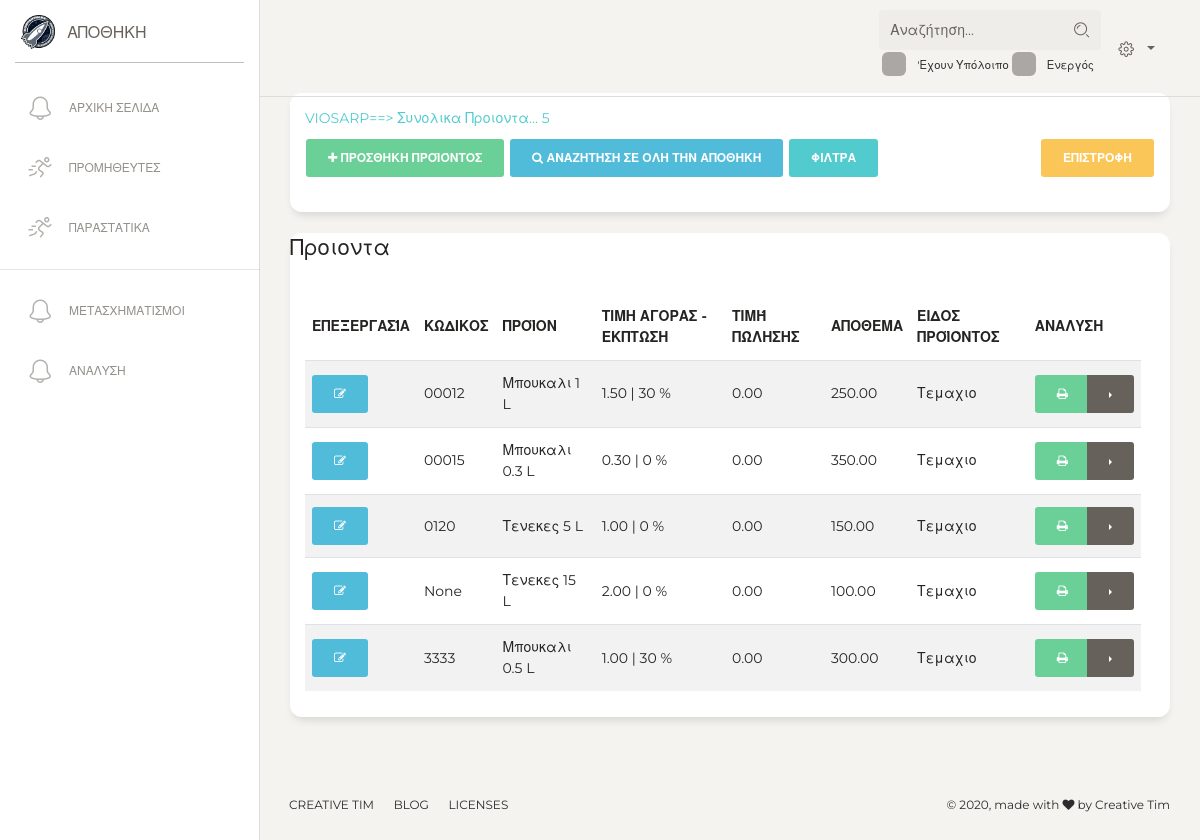
Page /warehouse/vendor-kartela/1/ (signed in) on the earlier database version.
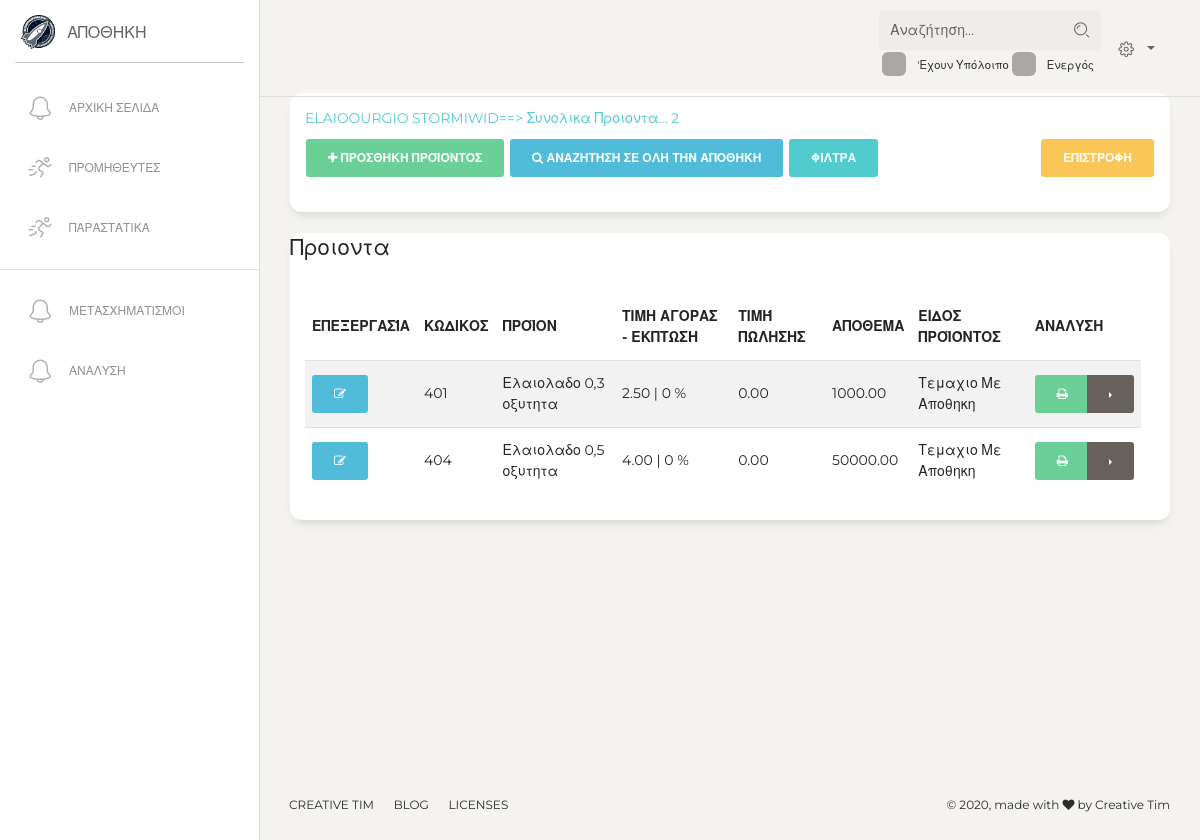
Same page on the later database version.
### warehouse/models.py (models this page shows, shortened)
class Vendor(models.Model):
    active = models.BooleanField(default=True, verbose_name='Ενεργό')
    title = models.CharField(max_length=200, unique=True, verbose_name='Εταιρία')
    owner = models.CharField(max_length=200, blank=True, verbose_name='Ιδιοκτήτης')
    afm = models.CharField(max_length=150, blank=True, verbose_name='ΑΦΜ')
    doy = models.CharField(max_length=150, blank=True, verbose_name='ΔΟΥ')
    phone = models.CharField(max_length=200, blank=True, verbose_name='Σταθερο Τηλεφωνο')
    cellphone = models.CharField(max_length=200, blank=True, verbose_name='Κινητό')
    email = models.EmailField(blank=True)
    site = models.URLField(blank=True, null=True)
    description = models.TextField(blank=True, null=True, verbose_name='Λεπτομεριες')
    address = models.CharField(max_length=240, blank=True, null=True, verbose_name='Διευθυνση')
    city = models.CharField(max_length=240, blank=True, null=True, verbose_name='Πολη')
    balance = models.DecimalField(decimal_places=2, max_digits=50, default=0.00, verbose_name='Υπόλοιπο')
    paid_value = models.DecimalField(decimal_places=2, max_digits=50, default=0.00)
    value = models.DecimalField(decimal_places=2, max_digits=50, default=0.00)
    taxes_modifier = models.CharField(max_length=1, choices=TAXES_CHOICES, default='c')
    class Meta:
        ordering = ['title']
    def __str__(self):
        return f'{self.title}'
    def get_edit_url(self):
        return reverse('warehouse:vendor_update', kwargs={'pk': self.id})
    def tag_balance(self):
        return f'{self.balance} {CURRENCY}'
    tag_balance.short_description = 'Υπολοίπο'

### catalogue/models.py (models this page shows, shortened)
class Product(models.Model):
    active = models.BooleanField(default=True, verbose_name='Κατασταση')
    product_class = models.ForeignKey(ProductClass, on_delete=models.PROTECT, null=True, verbose_name='Ειδος')
    is_offer = models.BooleanField(default=True)
    title = models.CharField(max_length=120, verbose_name="'Ονομα προιόντος")
    category = models.ManyToManyField(Category, blank=True, null=True, verbose_name='Κατηγοριες')
    sku = models.CharField(max_length=150, blank=True, null=True, verbose_name='MPN')
    meta_description = models.CharField(max_length=300, null=True, blank=True)
    slug = models.SlugField(blank=True, null=True, allow_unicode=True)
    price = models.DecimalField(decimal_places=2, max_digits=6, default=0,
                                verbose_name="Τιμή λιανικής")  # the price product have in the store
    margin = models.IntegerField(default=30, verbose_name='Margin', blank=True, null=True)
    markup = models.IntegerField(default=30, verbose_name='Markup', blank=True, null=True)
    price_internet = models.DecimalField(decimal_places=2, max_digits=6, default=0,
                                         verbose_name="Τιμή Internet(No use)")
    price_b2b = models.DecimalField(decimal_places=2, max_digits=6, default=0,
                                    verbose_name="Τιμή Χονδρικής")  # the price product have in the website, if its 0 then website gets the price from store
    price_discount = models.DecimalField(max_digits=10, decimal_places=2, default=0, verbose_name='Εκπτωτική Τιμή.')
    final_price = models.DecimalField(default=0, decimal_places=2, max_digits=10, blank=True)
    related_products = models.ManyToManyField('self', blank=True)
    different_color = models.ManyToManyField('self', blank=True)
    timestamp = models.DateField(default=timezone.now, verbose_name='Ημερομηνία Δημιουργίας')
    notes = models.TextField(null=True, blank=True, verbose_name='Περιγραφή')
    vendor = models.ForeignKey('warehouse.Vendor', verbose_name="Προμηθευτής", blank=True, null=True, on_delete=models.SET_NULL)
    qty = models.DecimalField(default=0, verbose_name="Απόθεμα", max_digits=10, decimal_places=2)
    unit = models.CharField(max_length=1, default='1', choices=UNIT, blank=True, null=True, verbose_name='ΜΜ')
    safe_stock = models.DecimalField(max_digits=5, decimal_places=2, default=0, verbose_name='Ασφαλη Αποθεμα')
    safe_warning = models.BooleanField(default=False)
    order_sku = models.CharField(blank=True, null=True, max_length=50, verbose_name='Κωδικος Τιμολογιου')
    price_buy = models.DecimalField(decimal_places=2, max_digits=6, default=0,
                                    verbose_name="Τιμή Αγοράς")  # the price which you buy the product
    order_discount = models.IntegerField(default=0, verbose_name="'Εκπτωση Τιμολογίου σε %")
    qty_kilo = models.DecimalField(max_digits=5, decimal_places=3, default=1,
                                   verbose_name='Βάρος/Τεμάχια ανά Συσκευασία ')
    taxes_modifier = models.IntegerField(default=24, verbose_name='ΦΠΑ')
    objects = models.Manager()
    def __str__(self):
        return self.title
    @staticmethod
    def filters_data(request, qs):
        q = request.GET.get('q', None)
        search_name = request.GET.get('search_name', None)
        product_class_name = request.GET.get('product_class_name', None)
        if product_class_name:
            qs = qs.filter(product_class__have_ingredient=True)
        if q:
            qs = qs.filter(Q(title__icontains=q) |
                           Q(order_sku__icontains=q) |
                           Q(sku__icontains=q)
                           ).distinct()
        if search_name:
            qs = qs.filter(Q(title__icontains=search_name) |
                           Q(order_sku__icontains=search_name) |
                           Q(sku__icontains=search_name)
                           ).distinct()
        return qs

class ProductClass(models.Model):
    title = models.CharField(unique=True, max_length=200, verbose_name='Ονομασια')
    have_storage = models.BooleanField(default=False, verbose_name='εχει Αποθηκη')
    wholesale_active = models.BooleanField(default=False, verbose_name="Active for WholeSale")
    is_service = models.BooleanField(default=False, verbose_name='Service')
    have_ingredient = models.BooleanField(default=False, verbose_name='Παρασκευη Απο Εμας')
    def __str__(self):
        return self.title

### warehouse/views.py (the view)
# urls.py: path('vendor-kartela/<int:pk>/', VendorCardView.as_view(), name='vendor_card'),
@method_decorator(staff_member_required, name='dispatch')
class VendorCardView(ListView):
    model = Product
    template_name = 'warehouse/vendor_card.html'
    paginate_by = 500
    def get_queryset(self):
        self.vendor = vendor = get_object_or_404(Vendor, id=self.kwargs['pk'])
        qs = Product.objects.filter(vendor=vendor)
        qs = Product.filters_data(self.request, qs)
        return qs
    def get_context_data(self, **kwargs):
        context = super().get_context_data(**kwargs)
        context["vendor"] = self.vendor
        context['create_form'] = InvoiceProductForm(initial={'taxes_modifier': self.vendor.taxes_modifier})
        context['search_filter'], context['category_filter'] = [True] * 2
        return context

### warehouse/templates/warehouse/vendor_card.html (shortened to what this page needs)
{% extends "warehouse/dashboard.html" %} {% load static %}
{% block content %}
    <div class='content'>
        <div class='row'>
            <div class='col-md-12'>
                <div class='card'>
                    <div class='card-header'>
                    <a href='{{ request.path }}'>{{ vendor }}==> Συνολικα Προιοντα... {{ object_list.count }}</a>
                    <br>
                    <button class='btn btn-success' data-toggle="modal" data-target="#exampleModal" ><i class='fa fa-plus'></i> Προσθηκη Προϊόντος </button>
                    <button class='btn btn-info' data-toggle="modal" data-target="#searchProducts">
                        <i class='fa fa-search'></i> Αναζητηση σε ολη την αποθηκη
                    </button>
                        <a class="btn btn-primary" data-toggle="collapse" href="#collapseExample" role="button" aria-expanded="false" aria-controls="collapseExample">
                            Φιλτρα
                        </a>
                    <a href='{{ vendor.get_edit_url }}' class='btn btn-warning pull-right'>Επιστροφη</a>
                    </div>
                    <div class='card-body'>
                    </div>
                </div>
            </div>
        </div>
        <div class='row'>
            <div class='col-md-12' id='result_container'>
            </div>
        </div>
        <div class='row'>
            <div class='col-md-12'>
                <div class='card'>
                    <div class='catd-header'><div class='card-title'><h5>Προιοντα</h5></div></div>
                    <div class='card-body'>
                        <table class='table table-striped'>
                            <thead>
                                <tr>
                                    <th>Επεξεργασία</th>
                                    <th>Κωδικος</th>
                                    <th>Προϊον</th>
                                    <th>Τιμη Αγορας - Εκπτωση</th>
                                    <th>Τιμή Πώλησης</th>
                                    <th>Αποθεμα</th>
                                    <th>Ειδος Προϊόντος</th>
                                    <th>Αναλυση <th>
                                </tr>
                            </thead>
                            <tbody>
                                {% for product in object_list %}
                                    <tr >
                                        <td>
                                            <button data-href="" type='button'
                                            {% if product.is_favorite %} class='btn btn-success edit_button' {% else %}  class='btn btn-info edit_button' {% endif %}>
                                            <i class='fa fa-edit'></i>
                                            </button>
                                        </td>
                                        <td>{{ product.order_sku }}</td>
                                        <td>{{ product }}</td>
                                        <td>{{ product.price_buy  }} | {{ product.order_discount }} % </td>
                                        <td> {{ product.final_price }}</td>
                                        <td>{{ product.qty }}</td>
                                        <td>{{ product.product_class.title }}</td>
                                        <td>
                                            <div class="btn-group dropright">
                                            <button data-href="" class='btn btn-success quick_view'><i class='fa fa-print'> </i> </button>
                                            <button type="button" class="btn btn-secondary dropdown-toggle dropdown-toggle-split" data-toggle="dropdown" aria-haspopup="true" aria-expanded="false">
                                            </button>
                                            </div>
                                         </td>
                                    </tr>
                                {% endfor %}
                            </tbody>
                        </table>
                    </div>
                </div>
            </div>
        </div>
    </div>
{% endblock content %}

Differences in the rows shown:
removed Product: order_sku "0120", title "Τενεκες 5 L", price_buy "1.00", order_discount "0", final_price "0.00", qty "150.00", product_class "Τεμαχιο"
removed Product: order_sku "None", title "Τενεκες 15 L", price_buy "2.00", order_discount "0", final_price "0.00", qty "100.00", product_class "Τεμαχιο"
removed Product: order_sku "3333", title "Μπουκαλι 0.5 L", price_buy "1.00", order_discount "30", final_price "0.00", qty "300.00", product_class "Τεμαχιο"
changed Vendor: title "VIOSARP" → "ELAIOOURGIO STORMIWID"
changed Product: order_sku "00012" → "401"; title "Μπουκαλι 1 L" → "Ελαιολαδο 0,3 οξυτητα"; price_buy "1.50" → "2.50"; order_discount "30" → "0"; qty "250.00" → "1000.00"; product_class "Τεμαχιο" → "Τεμαχιο Με Αποθηκη"
changed Product: order_sku "00015" → "404"; title "Μπουκαλι 0.3 L" → "Ελαιολαδο 0,5 οξυτητα"; price_buy "0.30" → "4.00"; qty "350.00" → "50000.00"; product_class "Τεμαχιο" → "Τεμαχιο Με Αποθηκη"
Other differences:
{{ object_list.count }}: "5" → "2"
